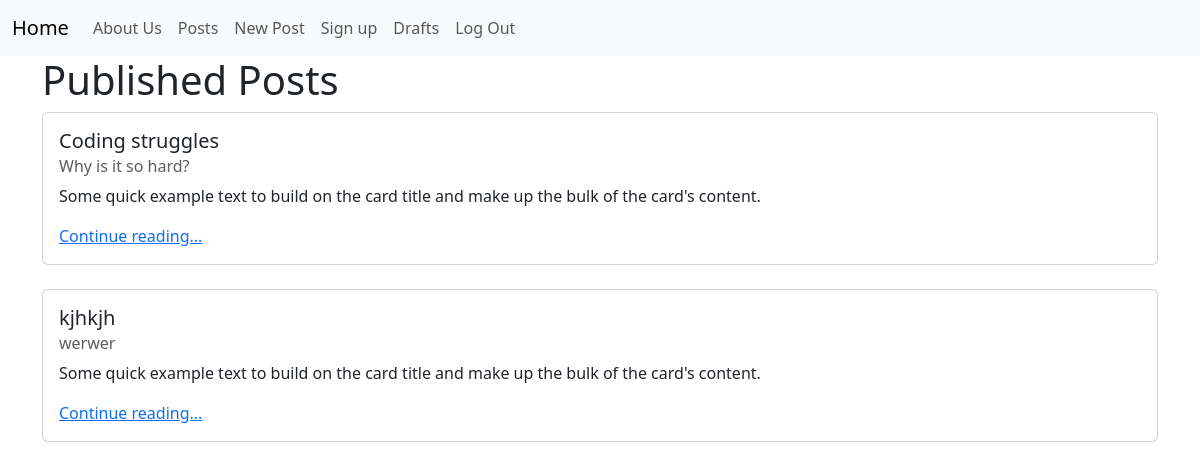
The page /posts/ (signed in) on the database its author committed.
### posts/models.py (models this page shows, shortened)
class Status(models.Model):
    name = models.CharField(max_length=128)
    description = models.CharField(max_length=256)

class Post(models.Model):
    title = models.CharField(max_length=128)
    subtitle = models.CharField(max_length=256)
    body = models.TextField()
    author = models.ForeignKey(
        get_user_model(),
        on_delete=models.CASCADE
    )
    status = models.ForeignKey(
        Status,
        on_delete=models.CASCADE
    )
    created_on = models.DateTimeField(auto_now_add=True)

### posts/views.py (the view)
# urls.py: path("", views.PostListView.as_view(), name="list"),
class PostListView(ListView):
    template_name = "posts/list.html"
    model = Post
    def get_context_data(self, **kwargs):
        context = super().get_context_data(**kwargs)
        published_status = Status.objects.get(name="published")
        context["post_list"] = (
            Post.objects
            .filter(status=published_status)
            .order_by("created_on").reverse()
        )
        context ["title"] = "Published"
        return context

### templates/posts/list.html (shortened to what this page needs)
{% extends 'base.html' %}
{% block content %}
<h1>{{ title }} Posts</h1>
{% for post in post_list %}
<div class="card">
    <div class="card-body">
      <h5 class="card-title">{{ post.title }}</h5>
      <h6 class="card-subtitle mb-2 text-body-secondary">{{ post.subtitle }}</h6>
      <p class="card-text">Some quick example text to build on the card title and make up the bulk of the card's content.</p>
      <a href="{% url 'detail' post.id %}" class="card-link">Continue reading...</a>
    </div>
  </div>
  <br />
  {% endfor %}
  {% endblock content %}

### rows shown on the page
Status: name "Published"
Post: title "Coding struggles", subtitle "Why is it so hard?"
Post: title "kjhkjh", subtitle "werwer"
